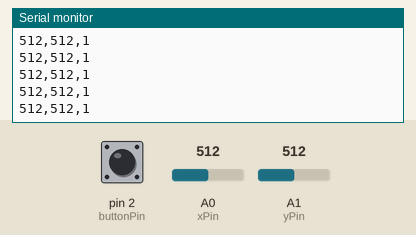
This sketch was run on a simulated Arduino Uno, built with avr-gcc and run on an emulated ATmega328P. On the bench: the last lines printed to the serial monitor. Inputs (shaded band) come from the test bench; at power-on: A0 (xPin) = 512, A1 (yPin) = 512, pin 2 (buttonPin) HIGH.

Above: at 1.2 s.
1.3 s: A0 (xPin) set to 716
At 1.9 s:
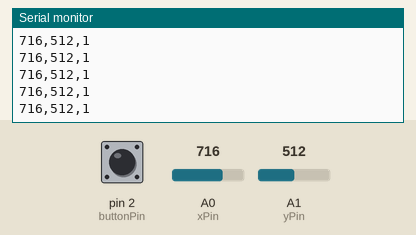
2.8 s: A1 (yPin) set to 716
At 3.5 s:
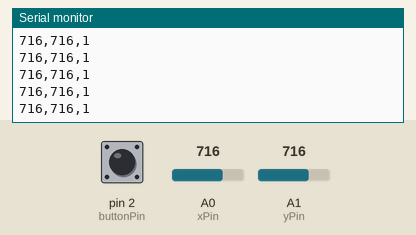
4.3 s: pin 2 (buttonPin) pulled LOW for 0.15 s
5.9 s: A0 (xPin) set to 900
At 6.8 s:
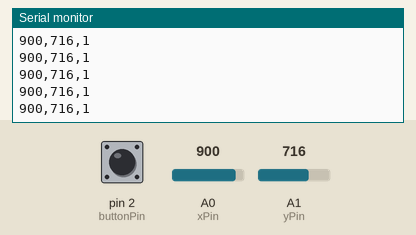
7.4 s: pin 2 (buttonPin) pulled LOW for 1 s
At 8.1 s:
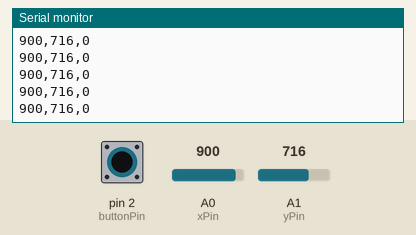
9.9 s: A1 (yPin) set to 900
At 10.5 s:
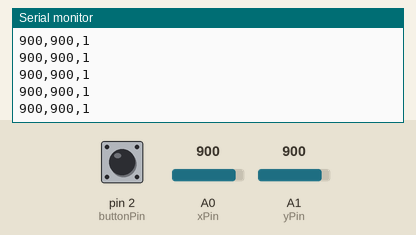
Timing chart, 0 to 12.4 s (numbered marks = the images above; inputs shaded):
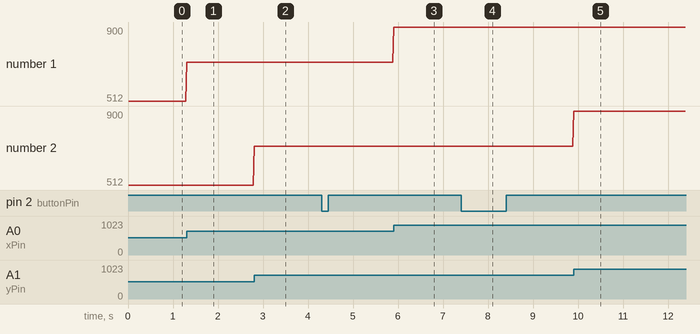

Measured:
- after the input at 1.3 s, the serial monitor: prints a new line at once (image 1)
- after the input at 2.8 s, the serial monitor: prints a new line at once (image 2)
- after the input at 5.9 s, the serial monitor: prints a new line at once (image 3)
- after the input at 7.4 s, the serial monitor: prints a new line at once (image 4)
- after the input at 9.9 s, the serial monitor: prints a new line at once (image 5)
- plotted number 1: 512 → 716 after the input at 1.3 s, 716 → 900 after the input at 5.9 s

The sketch:

JoystickDashboard.ino
```cpp
const int xPin = A0;
const int yPin = A1;
const int buttonPin = 2;
unsigned long lastSend = 0;

void setup() {
  pinMode(buttonPin, INPUT_PULLUP);
  Serial.begin(115200);
}

void loop() {
  if (millis() - lastSend >= 20) {
    lastSend = millis();
    Serial.print(analogRead(xPin));
    Serial.print(',');
    Serial.print(analogRead(yPin));
    Serial.print(',');
    Serial.println(digitalRead(buttonPin));
  }
}
```
